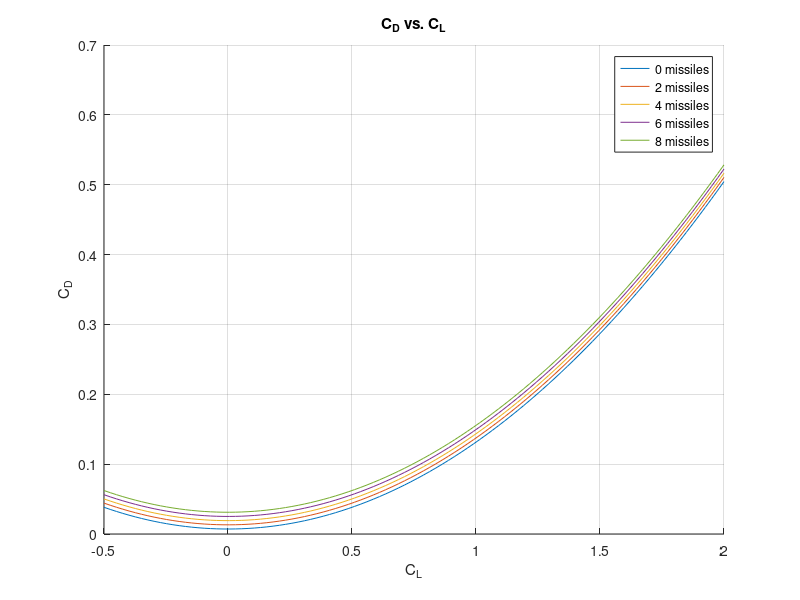

MATLAB code to generate this figure:
%% HDI Drag Polar Script
%  Author: Team 2
%  Date:   3/2/25

W0 = 21184;             % lb, MTOW
W0_S = 92;              % lb/ft^2, wing loading
S = W0/W0_S;            % ft^2, wing area
S_wet = S*2*1.02;       % ft^2, wetted area of wing
AR = 3.2;               % wing aspect ratio
b = sqrt(AR*S_wet);     % ft, wingspan
n_missiles = 0:2:8;     % number of missiles
C_D0missile = 0.003;    % drag added by missile
e0 = 0.8;               % Oswald efficiency factor

C_fe = 0.0035;          % equivalent skin friction coefficient (Raymer 12.3)
C_D0clean = C_fe*S_wet/S;  
K = 1/(pi*AR*e0);

% C_D0 = sum(C_fc*FF_c*Q_c*Swet_c)/S + C_Dmisc + C_DLP

C_L = linspace(-0.5, 2);
C_D = zeros(length(C_L), length(n_missiles));

figure; hold on;
for i = 1:5
    C_D0 = C_D0clean + C_D0missile*n_missiles(i);
    C_D(:, i) = C_D0 + K*C_L.^2;
    plot(C_L, C_D(:, i)), grid;
end

legend('0 missiles', '2 missiles', '4 missiles', '6 missiles', '8 missiles')
title('C_D vs. C_L')
xlabel('C_L')
ylabel('C_D')